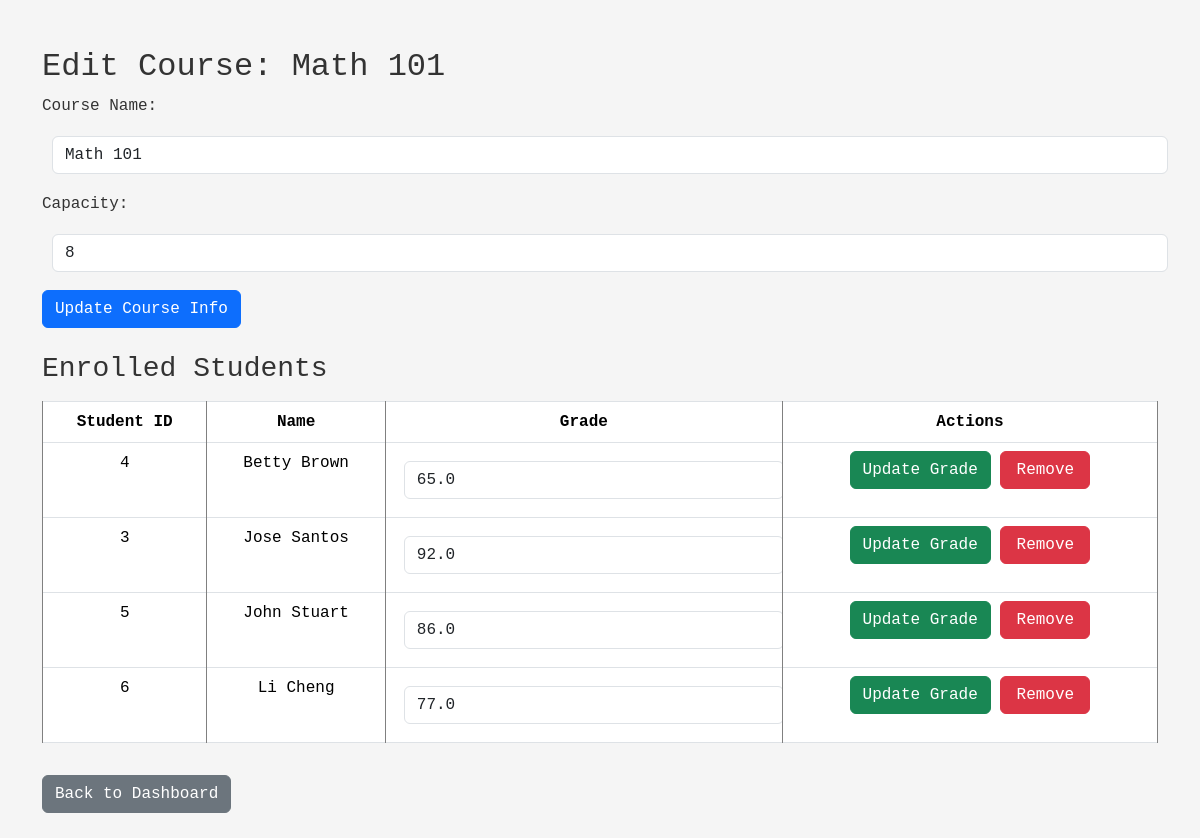
The page /admin/course/3/edit on the database its author committed.
### Lab 08/models.py (models this page shows, shortened)
class Course(db.Model):
    __tablename__ = 'courses'
    id = db.Column(db.Integer, primary_key=True)
    name = db.Column(db.String(100), nullable=False)
    description = db.Column(db.Text, nullable=True)
    capacity = db.Column(db.Integer, nullable=False, default=30)
    teacher_id = db.Column(db.Integer, db.ForeignKey('teachers.id'), nullable=False)
    enrollments = db.relationship('Enrollment', backref='course', lazy=True)

class Enrollment(db.Model):
    __tablename__ = 'enrollments'
    id = db.Column(db.Integer, primary_key=True)
    student_id = db.Column(db.Integer, db.ForeignKey('students.id'), nullable=False)
    course_id = db.Column(db.Integer, db.ForeignKey('courses.id'), nullable=False)
    grade = db.Column(db.Float, nullable=True)
    __table_args__ = (
        db.UniqueConstraint('student_id', 'course_id', name='unique_enrollment'),
    )

class Student(db.Model):
    __tablename__ = 'students'
    id = db.Column(db.Integer, primary_key=True)
    name = db.Column(db.String(100), nullable=False)
    email = db.Column(db.String(100), unique=True, nullable=False)
    password_hash = db.Column(db.String(200), nullable=False)
    enrollments = db.relationship('Enrollment', backref='student', lazy=True)

### Lab 08/app.py (the view)
@app.route("/admin/course/<int:course_id>/edit")
def admin_edit_course(course_id):
    course = Course.query.get_or_404(course_id)
    enrollments = Enrollment.query.filter_by(course_id=course_id).join(Student).all()
    course.enrollments = enrollments  # attach it dynamically
    return render_template("admin_edit.html", course=course)

### Lab 08/templates/admin_edit.html (shortened to what this page needs)
<!DOCTYPE html>
<html lang="en">
<head>
    <link href="https://cdn.jsdelivr.net/npm/bootstrap@5.3.2/dist/css/bootstrap.min.css" rel="stylesheet">
    <link rel="stylesheet" href="/static/css/style.css">
</head>
<body>
<div class="container mt-5">
  <h2>Edit Course: {{ course.name }}</h2>
  <div class="mb-4">
    <label for="courseName" class="form-label">Course Name:</label>
    <input type="text" id="courseName" class="form-control" value="{{ course.name }}" data-course-id="{{ course.id }}">
    <label for="courseCapacity" class="form-label mt-2">Capacity:</label>
    <input type="number" id="courseCapacity" class="form-control" value="{{ course.capacity }}" data-course-id="{{ course.id }}">
    <button id="updateCourseName" class="btn btn-primary mt-2">Update Course Info</button>
  </div>
  <h3>Enrolled Students</h3>
  {% if course.enrollments %}
  <table class="table table-bordered">
    <thead>
      <tr>
        <th>Student ID</th>
        <th>Name</th>
        <th>Grade</th>
        <th>Actions</th>
      </tr>
    </thead>
    <tbody>
      {% for enrollment in course.enrollments %}
      <tr data-enrollment-id="{{ enrollment.id }}">
        <td>{{ enrollment.student.id }}</td>
        <td>{{ enrollment.student.name }}</td>
        <td>
          <input type="text" class="form-control grade-input" value="{{ enrollment.grade }}">
        </td>
        <td>
          <button class="btn btn-success update-grade">Update Grade</button>
          <button class="btn btn-danger remove-student">Remove</button>
        </td>
      </tr>
      {% endfor %}
    </tbody>
  </table>
  {% else %}
    <p>No students enrolled yet.</p>
  {% endif %}
  <a href="{{ url_for('admin_dashboard') }}" class="btn btn-secondary mt-3">Back to Dashboard</a>
</div>
</body>
</html>

### Lab 08/static/css/style.css (style rules this page uses)
body { margin: 25px; background-color: whitesmoke; color: #333; font-family: 'Courier New', Courier, monospace; }
input { margin: 10px; padding: 6.7px; }
button { background-color: green; color: white; border: none; padding: 8px 12px; border-radius: 5px; cursor: pointer; }
table { width: 100%; border-collapse: collapse; margin-top: 15px; background-color: white; }
th, td { border: 1px solid gray; padding: 10px; text-align: center; }
th { background-color: green; color: white; }
.btn { min-width: 90px; }

### rows shown on the page
Course: name "Math 101", capacity "8"
Enrollment: student.id "4", student.name "Betty Brown", grade "65.0"
Enrollment: student.id "3", student.name "Jose Santos", grade "92.0"
Enrollment: student.id "5", student.name "John Stuart", grade "86.0"
Enrollment: student.id "6", student.name "Li Cheng", grade "77.0"
